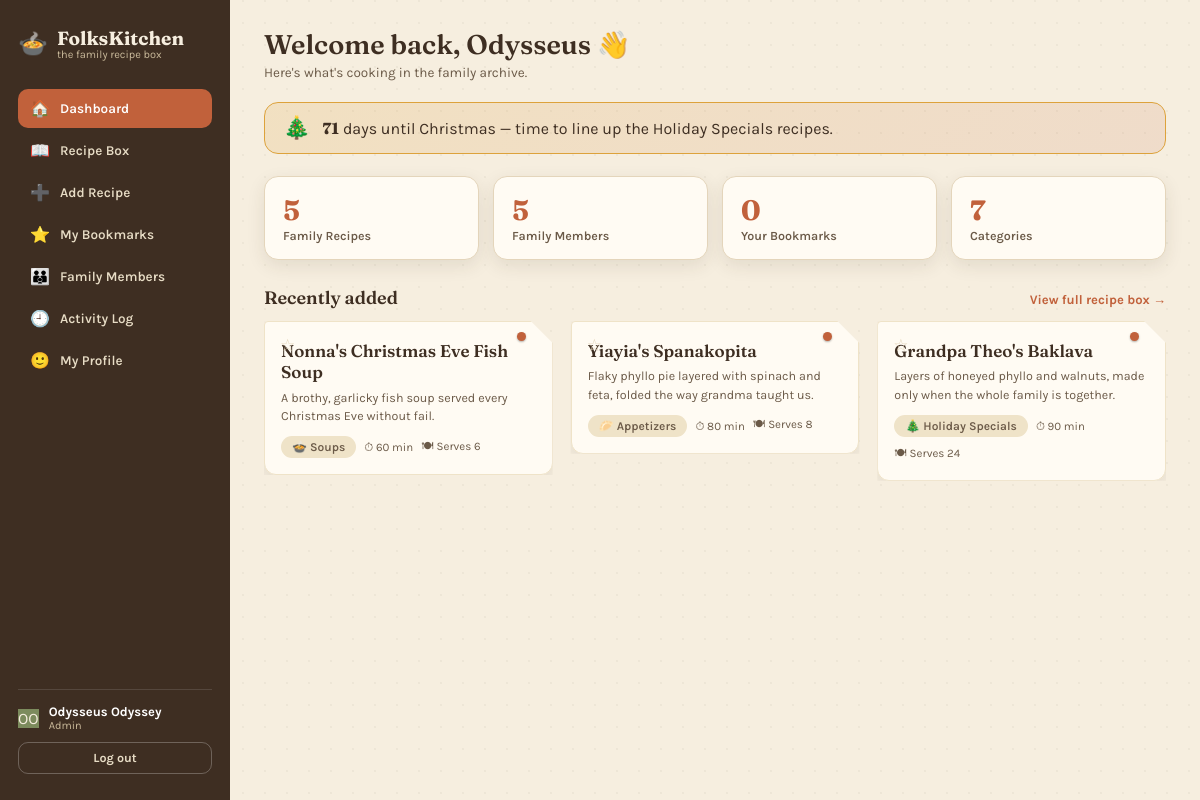
/index.php (signed in), run on the app's committed database.
### tables this page shows
CREATE TABLE Users
(
  User_ID       INT          NOT NULL AUTO_INCREMENT,
  First_Name    VARCHAR(50)  NOT NULL,
  Last_Name     VARCHAR(50)  NOT NULL,
  Username      VARCHAR(50)  NOT NULL,
  Email         VARCHAR(100) NOT NULL,
  Password_Hash VARCHAR(255) NOT NULL,
  Birthdate     DATE         NOT NULL,
  Gender        VARCHAR(20)  NOT NULL,
  City          VARCHAR(100) NOT NULL,
  Role          VARCHAR(20)  NOT NULL,
  Created_At    DATETIME     NOT NULL,
  PRIMARY KEY (User_ID)
);

CREATE TABLE Recipes
(
  Recipe_ID   INT          NOT NULL AUTO_INCREMENT,
  Title       VARCHAR(100) NOT NULL,
  Description TEXT         NOT NULL,
  Category_ID INT          NOT NULL,
  Created_By  INT          NOT NULL,
  Prep_Time   INT          NOT NULL,
  Cook_Time   INT          NOT NULL,
  Servings    INT          NOT NULL,
  Created_At  DATETIME     NOT NULL,
  PRIMARY KEY (Recipe_ID)
);

CREATE TABLE Categories
(
  Category_ID   INT         NOT NULL AUTO_INCREMENT,
  Category_Name VARCHAR(50) NOT NULL,
  Description   TEXT        NOT NULL,
  PRIMARY KEY (Category_ID)
);

### database/config/database.php (called while the page is built)
<?php
return [
    'host'   => 'localhost',
    'dbname' => 'folkskitchen',
    'user'   => 'root',
    'pass'   => '',
    'charset'=> 'utf8mb4',
];

### classes/Database.php (called while the page is built)
<?php
class Database
{
    private static ?PDO $instance = null;
    public static function getConnection(): PDO
    {
        if (self::$instance === null) {
            $config = require __DIR__ . '/../config/database.php';
            $dsn = sprintf(
                'mysql:host=%s;dbname=%s;charset=%s',
                $config['host'],
                $config['dbname'],
                $config['charset'] ?? 'utf8mb4'
            );
            try {
                self::$instance = new PDO($dsn, $config['user'], $config['pass'], [
                    PDO::ATTR_ERRMODE            => PDO::ERRMODE_EXCEPTION,
                    PDO::ATTR_DEFAULT_FETCH_MODE => PDO::FETCH_ASSOC,
                    PDO::ATTR_EMULATE_PREPARES   => false,
                ]);
            } catch (PDOException $e) {
                die(
                    'Database connection failed: ' . $e->getMessage() .
                    '. Check config/database.php and make sure the "folkskitchen" ' .
                    'database has been created and imported (see database/ folder).'
                );
            }
        }
        return self::$instance;
    }
}

### classes/User.php (called while the page is built, shortened)
<?php
require_once __DIR__ . '/Database.php';
class User
{
    public string $firstName;
    public string $lastName;
    public function __construct(array $row = [])
    {
        $this->id           = isset($row['User_ID']) ? (int) $row['User_ID'] : null;
        $this->firstName    = $row['First_Name'] ?? '';
        $this->lastName     = $row['Last_Name'] ?? '';
        $this->role         = $row['Role'] ?? self::ROLE_PARTICIPANT;
    }
    public function fullName(): string
    {
        return trim("{$this->firstName} {$this->lastName}");
    }
    public function initials(): string
    {
        $a = $this->firstName !== '' ? substr($this->firstName, 0, 1) : '';
        $b = $this->lastName !== '' ? substr($this->lastName, 0, 1) : '';
        return strtoupper($a . $b);
    }
    public static function findById(int $id): ?self
    {
        $stmt = Database::getConnection()->prepare('SELECT * FROM Users WHERE User_ID = ?');
        $stmt->execute([$id]);
        $row = $stmt->fetch();
        return $row ? new self($row) : null;
    }
    public static function count(): int
    {
        return (int) Database::getConnection()->query('SELECT COUNT(*) FROM Users')->fetchColumn();
    }
}

### includes/bootstrap.php (called while the page is built, shortened)
<?php
require_once __DIR__ . '/../classes/Database.php';
require_once __DIR__ . '/../classes/User.php';
require_once __DIR__ . '/../classes/Category.php';
require_once __DIR__ . '/../classes/Recipe.php';
require_once __DIR__ . '/../classes/Bookmark.php';
function e(?string $value): string
{
    return htmlspecialchars($value ?? '', ENT_QUOTES, 'UTF-8');
}
function currentUser(): ?User
{
    static $cached = false;
    if ($cached === false) {
        $cached = isset($_SESSION['user_id']) ? User::findById((int) $_SESSION['user_id']) : null;
    }
    return $cached;
}
function requireLogin(): User
{
    $user = currentUser();
    return $user;
}
function daysUntilChristmas(): int
{
    $now = new DateTime('today');
    $year = (int) $now->format('Y');
    $target = new DateTime("$year-12-25");
    return (int) $now->diff($target)->days;
}
function avatarColor(int $userId): string
{
    return AVATAR_COLORS[$userId % count(AVATAR_COLORS)];
}
function categoryIcon(?string $categoryName): string
{
    return CATEGORY_ICONS[$categoryName] ?? '🍽️';
}

### classes/Recipe.php (called while the page is built, shortened)
<?php
require_once __DIR__ . '/Database.php';
require_once __DIR__ . '/Category.php';
require_once __DIR__ . '/User.php';
class Recipe
{
    public int $categoryId;
    public int $prepTime;
    public int $cookTime;
    public function __construct(array $row = [])
    {
        $this->id          = isset($row['Recipe_ID']) ? (int) $row['Recipe_ID'] : null;
        $this->title       = $row['Title'] ?? '';
        $this->description = $row['Description'] ?? '';
        $this->categoryId  = (int) ($row['Category_ID'] ?? 0);
        $this->prepTime    = (int) ($row['Prep_Time'] ?? 0);
        $this->cookTime    = (int) ($row['Cook_Time'] ?? 0);
        $this->servings    = (int) ($row['Servings'] ?? 1);
    }
    public function totalTime(): int
    {
        return $this->prepTime + $this->cookTime;
    }
    public function category(): ?Category
    {
        return Category::findById($this->categoryId);
    }
    public static function recent(int $limit = 3): array
    {
        $stmt = Database::getConnection()->prepare('SELECT * FROM Recipes ORDER BY Created_At DESC LIMIT ?');
        $stmt->bindValue(1, $limit, PDO::PARAM_INT);
        $stmt->execute();
        return array_map(fn($row) => new self($row), $stmt->fetchAll());
    }
    public static function count(): int
    {
        return (int) Database::getConnection()->query('SELECT COUNT(*) FROM Recipes')->fetchColumn();
    }
}

### classes/Bookmark.php (called while the page is built, shortened)
<?php
require_once __DIR__ . '/Database.php';
require_once __DIR__ . '/Recipe.php';
class Bookmark
{
    public static function isBookmarked(int $userId, int $recipeId): bool
    {
        $stmt = Database::getConnection()->prepare(
            'SELECT COUNT(*) FROM Bookmarks WHERE User_ID = ? AND Recipe_ID = ?'
        );
        $stmt->execute([$userId, $recipeId]);
        return ((int) $stmt->fetchColumn()) > 0;
    }
    public static function countForUser(int $userId): int
    {
        $stmt = Database::getConnection()->prepare('SELECT COUNT(*) FROM Bookmarks WHERE User_ID = ?');
        $stmt->execute([$userId]);
        return (int) $stmt->fetchColumn();
    }
}

### classes/Category.php (called while the page is built, shortened)
<?php
require_once __DIR__ . '/Database.php';
class Category
{
    public function __construct(array $row = [])
    {
        $this->name        = $row['Category_Name'] ?? '';
    }
    public static function findById(int $id): ?self
    {
        $stmt = Database::getConnection()->prepare('SELECT * FROM Categories WHERE Category_ID = ?');
        $stmt->execute([$id]);
        $row = $stmt->fetch();
        return $row ? new self($row) : null;
    }
    public static function count(): int
    {
        return (int) Database::getConnection()->query('SELECT COUNT(*) FROM Categories')->fetchColumn();
    }
}

### includes/recipe_card.php (the view, shortened to what this page needs)
<?php
$cat = $recipe->category();
$bookmarked = Bookmark::isBookmarked($user->id, $recipe->id);
?>
<div class="recipe-card-wrap" style="position:relative;">
  <form method="post" action="bookmark_toggle.php" style="display:inline;">
    <button type="submit" class="bookmark-star <?= $bookmarked ? 'active' : '' ?>" title="Bookmark"><?= $bookmarked ? '★' : '☆' ?></button>
  </form>
  <a class="recipe-card" href="recipe_detail.php?id=<?= $recipe->id ?>">
    <h4><?= e($recipe->title) ?></h4>
    <div class="desc"><?= e($recipe->description) ?></div>
    <div class="recipe-meta">
      <span class="tag"><?= categoryIcon($cat?->name) ?> <?= e($cat ? $cat->name : 'Uncategorized') ?></span>
      <span>⏱ <?= $recipe->totalTime() ?> min</span>
      <span>🍽 Serves <?= $recipe->servings ?></span>
    </div>
  </a>
</div>

### includes/header.php (shortened to what this page needs)
<?php
$user = currentUser();
$activeNav = $activeNav ?? '';
$navItems = [
    ['id' => 'dashboard',  'href' => 'index.php',       'icon' => '🏠', 'label' => 'Dashboard'],
    ['id' => 'recipes',    'href' => 'recipes.php',     'icon' => '📖', 'label' => 'Recipe Box'],
    ['id' => 'add-recipe', 'href' => 'recipe_form.php', 'icon' => '➕', 'label' => 'Add Recipe', 'adminOnly' => true],
    ['id' => 'bookmarks',  'href' => 'bookmarks.php',   'icon' => '⭐', 'label' => 'My Bookmarks'],
    ['id' => 'members',    'href' => 'members.php',     'icon' => '👪', 'label' => 'Family Members', 'adminOnly' => true],
    ['id' => 'activity',   'href' => 'activity.php',    'icon' => '🕘', 'label' => 'Activity Log'],
    ['id' => 'profile',    'href' => 'profile.php',     'icon' => '🙂', 'label' => 'My Profile'],
];
?>
<!DOCTYPE html>
<html lang="en">
<head>
<link rel="stylesheet" href="assets/style.css">
</head>
<body>
<?php if ($user): ?>
<div id="app-shell" class="active">
  <aside class="sidebar">
    <div class="brand">
      <div class="brand-mark">🍲</div>
      <div>
        <div class="brand-name">FolksKitchen</div>
        <div class="brand-tag">the family recipe box</div>
      </div>
    </div>
    <nav class="nav">
      <?php foreach ($navItems as $item): ?>
        <a class="nav-item <?= $activeNav === $item['id'] ? 'active' : '' ?>" href="<?= e($item['href']) ?>">
          <span class="ic"><?= $item['icon'] ?></span> <?= e($item['label']) ?>
        </a>
      <?php endforeach; ?>
    </nav>
    <div class="sidebar-footer">
      <div class="sidebar-user">
        <div class="avatar" style="background:<?= avatarColor($user->id) ?>"><?= e($user->initials()) ?></div>
        <div>
          <div class="name"><?= e($user->fullName()) ?></div>
          <div class="role"><?= e($user->role) ?></div>
        </div>
      </div>
      <a class="logout-btn" href="logout.php" style="display:block; text-align:center; text-decoration:none;">Log out</a>
    </div>
  </aside>
  <main class="main">
<?php else: ?>
  <main class="main" style="max-width:none;">
<?php endif; ?>

### index.php
<?php
require_once __DIR__ . '/includes/bootstrap.php';
$user = requireLogin();
$activeNav = 'dashboard';
require __DIR__ . '/includes/header.php';
$recentRecipes = Recipe::recent(3);
$myBookmarkCount = Bookmark::countForUser($user->id);
$days = daysUntilChristmas();
?>
<div class="topbar">
  <div>
    <h2 class="page-title">Welcome back, <?= e($user->firstName) ?> 👋</h2>
    <div class="page-sub">Here's what's cooking in the family archive.</div>
  </div>
</div>
<div class="holiday-banner">
  <div class="ic">🎄</div>
  <div class="txt"><strong><?= $days ?></strong> day<?= $days === 1 ? '' : 's' ?> until Christmas — time to line up the Holiday Specials recipes.</div>
</div>
<div class="stat-grid">
  <div class="stat-card"><div class="stat-num"><?= Recipe::count() ?></div><div class="stat-label">Family Recipes</div></div>
  <div class="stat-card"><div class="stat-num"><?= User::count() ?></div><div class="stat-label">Family Members</div></div>
  <div class="stat-card"><div class="stat-num"><?= $myBookmarkCount ?></div><div class="stat-label">Your Bookmarks</div></div>
  <div class="stat-card"><div class="stat-num"><?= Category::count() ?></div><div class="stat-label">Categories</div></div>
</div>
<div class="section-head">
  <h3>Recently added</h3>
  <a class="link-btn" href="recipes.php">View full recipe box →</a>
</div>
<div class="recipe-grid">
  <?php if ($recentRecipes): ?>
    <?php foreach ($recentRecipes as $recipe): ?>
      <?php require __DIR__ . '/includes/recipe_card.php'; ?>
    <?php endforeach; ?>
  <?php else: ?>
    <div class="empty-state">No recipes yet.</div>
  <?php endif; ?>
</div>
<?php require __DIR__ . '/includes/footer.php'; ?>

### includes/footer.php
<?php
$user = currentUser();
?>
  </main>
<?php if ($user): ?>
</div>
<?php endif; ?>
</body>
</html>

### data on the page
users: $user->initials() "OO", $user->fullName() "Odysseus Odyssey", Role "Admin", First_Name "Odysseus"
recipes: Title "Nonna's Christmas Eve Fish Soup", Description "A brothy, garlicky fish soup served every Christmas Eve without fail.", Category_ID.Category_Name "🍲", Category_ID.Category_Name "Soups", $recipe->totalTime() "60", Servings "6"
recipes: Title "Yiayia's Spanakopita", Description "Flaky phyllo pie layered with spinach and feta, folded the way grandma taught us.", Category_ID.Category_Name "🥟", Category_ID.Category_Name "Appetizers", $recipe->totalTime() "80", Servings "8"
recipes: Title "Grandpa Theo's Baklava", Description "Layers of honeyed phyllo and walnuts, made only when the whole family is together.", Category_ID.Category_Name "🎄", Category_ID.Category_Name "Holiday Specials", $recipe->totalTime() "90", Servings "24"

### other printed values
$item['icon'] "🏠"
$item['label'] "Dashboard"
$item['icon'] "📖"
$item['label'] "Recipe Box"
$item['icon'] "➕"
$item['label'] "Add Recipe"
$item['icon'] "⭐"
$item['label'] "My Bookmarks"
$item['icon'] "👪"
$item['label'] "Family Members"
$item['icon'] "🕘"
$item['label'] "Activity Log"
$item['icon'] "🙂"
$item['label'] "My Profile"
$days "71"
